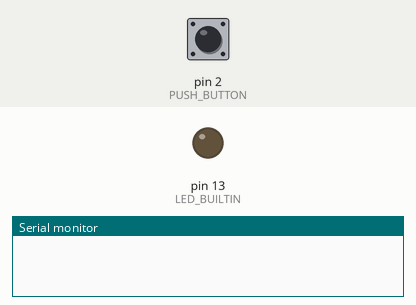
Recording of a sketch running on a simulated Arduino Uno, built with avr-gcc and run on an emulated ATmega328P. Shown: output pins drawn as LEDs (lit = HIGH), the last lines printed to the serial monitor. The inputs (shaded band) are chosen by the test bench; at power-on: pin 2 (PUSH_BUTTON) LOW.

Above: at 1.2 s.
1.3 s: pin 2 (PUSH_BUTTON) pulled HIGH for 0.15 s
At 1.37 s:
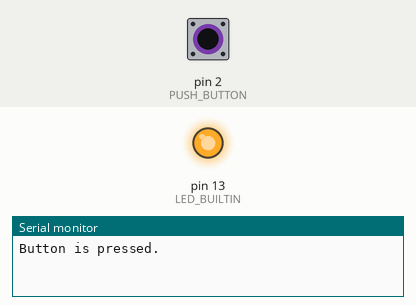
2.9 s: pin 2 (PUSH_BUTTON) pulled HIGH for 3.2 s
At 6.5 s:
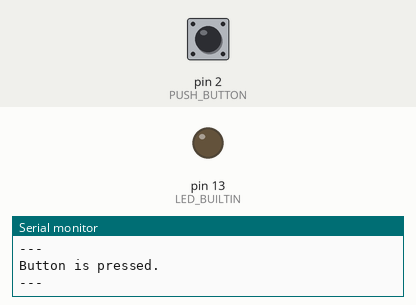
Timing chart, 0 to 8.0 s (numbered marks = the images above; inputs shaded):
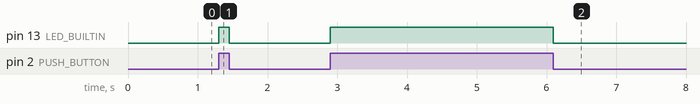

The sketch:

02.03_switchFlag.ino
```cpp
const int PUSH_BUTTON = 2;
bool flag;

void setup() {
  // put your setup code here, to run once:
  Serial.begin(9600);
  pinMode(LED_BUILTIN, OUTPUT);
  pinMode(PUSH_BUTTON, INPUT);
  flag = false;
}

void loop() {
  // put your main code here, to run repeatedly:
  int button_status = digitalRead(PUSH_BUTTON);
  if (button_status == HIGH)
  {
    digitalWrite(LED_BUILTIN, HIGH);
    if (flag == false)
    {
      Serial.println("Button is pressed.");
      flag = true;
    }
  }

  if (button_status == LOW)
  {
    digitalWrite(LED_BUILTIN, LOW);
    if (flag == true)
    {
      Serial.println("---");
      flag = false;
    }
  }
}
```

Measured:
- after the input at 1.3 s, pin 13 (LED_BUILTIN): LOW → HIGH at once, → LOW 0.15 s later
- after the input at 2.9 s, pin 13 (LED_BUILTIN): LOW → HIGH at once, → LOW 3.2 s later
